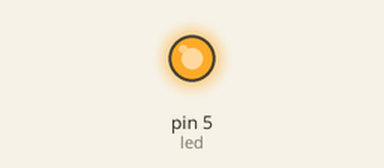
Simulated run of this sketch. Board: Arduino Uno, built with avr-gcc and run on an emulated ATmega328P. Parts: output pins drawn as LEDs (lit = HIGH).

Above: at 0.1 s.
Timing chart, 0 to 1.6 s (numbered marks = the images above):
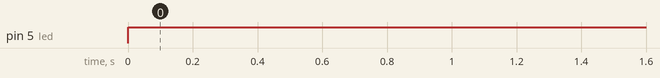

Measured:
- by itself, pin 5 (led): LOW → HIGH at 0.00 s

The sketch:

sketch_mar25b.ino
```cpp
#define led 5

void setup() {
  // put your setup code here, to run once:
pinMode(led, OUTPUT);
}

void loop() {
  // put your main code here, to run repeatedly:
digitalWrite(led, HIGH);
}
```
